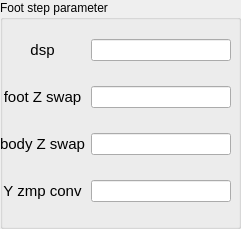
             <widget class="QGroupBox" name="groupBox_21">
              <property name="geometry">
               <rect>
                <x>330</x>
                <y>300</y>
                <width>241</width>
                <height>229</height>
               </rect>
              </property>
              <property name="title">
               <string>Foot step parameter</string>
              </property>
              <widget class="QWidget" name="gridLayoutWidget_23">
               <property name="geometry">
                <rect>
                 <x>0</x>
                 <y>20</y>
                 <width>231</width>
                 <height>201</height>
                </rect>
               </property>
               <layout class="QGridLayout" name="gridLayout_23">
                <item row="3" column="0">
                 <widget class="QLabel" name="label_213">
                  <property name="font">
                   <font>
                    <family>Ubuntu</family>
                    <pointsize>24</pointsize>
                    <weight>50</weight>
                    <bold>false</bold>
                   </font>
                  </property>
                  <property name="frameShape">
                   <enum>QFrame::NoFrame</enum>
                  </property>
                  <property name="text">
                   <string>&lt;!DOCTYPE HTML PUBLIC &quot;-//W3C//DTD HTML 4.0//EN&quot; &quot;http://www.w3.org/TR/REC-html40/strict.dtd&quot;&gt;
&lt;html&gt;&lt;head&gt;&lt;meta name=&quot;qrichtext&quot; content=&quot;1&quot; /&gt;&lt;style type=&quot;text/css&quot;&gt;
p, li { white-space: pre-wrap; }
&lt;/style&gt;&lt;/head&gt;&lt;body style=&quot; font-family:'Ubuntu'; font-size:24pt; font-weight:400; font-style:normal;&quot;&gt;
&lt;p align=&quot;center&quot; style=&quot; margin-top:12px; margin-bottom:12px; margin-left:0px; margin-right:0px; -qt-block-indent:0; text-indent:0px;&quot;&gt;&lt;span style=&quot; font-size:11pt;&quot;&gt;Y zmp conv&lt;/span&gt;&lt;/p&gt;&lt;/body&gt;&lt;/html&gt;</string>
                  </property>
                  <property name="textFormat">
                   <enum>Qt::AutoText</enum>
                  </property>
                  <property name="margin">
                   <number>0</number>
                  </property>
                 </widget>
                </item>
                <item row="1" column="0">
                 <widget class="QLabel" name="label_211">
                  <property name="font">
                   <font>
                    <family>Ubuntu</family>
                    <pointsize>24</pointsize>
                    <weight>50</weight>
                    <bold>false</bold>
                   </font>
                  </property>
                  <property name="frameShape">
                   <enum>QFrame::NoFrame</enum>
                  </property>
                  <property name="text">
                   <string>&lt;!DOCTYPE HTML PUBLIC &quot;-//W3C//DTD HTML 4.0//EN&quot; &quot;http://www.w3.org/TR/REC-html40/strict.dtd&quot;&gt;
&lt;html&gt;&lt;head&gt;&lt;meta name=&quot;qrichtext&quot; content=&quot;1&quot; /&gt;&lt;style type=&quot;text/css&quot;&gt;
p, li { white-space: pre-wrap; }
&lt;/style&gt;&lt;/head&gt;&lt;body style=&quot; font-family:'Ubuntu'; font-size:24pt; font-weight:400; font-style:normal;&quot;&gt;
&lt;p align=&quot;center&quot; style=&quot; margin-top:12px; margin-bottom:12px; margin-left:0px; margin-right:0px; -qt-block-indent:0; text-indent:0px;&quot;&gt;&lt;span style=&quot; font-size:11pt;&quot;&gt;foot Z swap&lt;/span&gt;&lt;/p&gt;&lt;/body&gt;&lt;/html&gt;</string>
                  </property>
                  <property name="textFormat">
                   <enum>Qt::AutoText</enum>
                  </property>
                  <property name="margin">
                   <number>0</number>
                  </property>
                 </widget>
                </item>
                <item row="3" column="1">
                 <widget class="QLineEdit" name="foot_step_y_zmp_conv"/>
                </item>
                <item row="0" column="1">
                 <widget class="QLineEdit" name="foot_step_dsp"/>
                </item>
                <item row="2" column="0">
                 <widget class="QLabel" name="label_212">
                  <property name="font">
                   <font>
                    <family>Ubuntu</family>
                    <pointsize>24</pointsize>
                    <weight>50</weight>
                    <bold>false</bold>
                   </font>
                  </property>
                  <property name="frameShape">
                   <enum>QFrame::NoFrame</enum>
                  </property>
                  <property name="text">
                   <string>&lt;!DOCTYPE HTML PUBLIC &quot;-//W3C//DTD HTML 4.0//EN&quot; &quot;http://www.w3.org/TR/REC-html40/strict.dtd&quot;&gt;
&lt;html&gt;&lt;head&gt;&lt;meta name=&quot;qrichtext&quot; content=&quot;1&quot; /&gt;&lt;style type=&quot;text/css&quot;&gt;
p, li { white-space: pre-wrap; }
&lt;/style&gt;&lt;/head&gt;&lt;body style=&quot; font-family:'Ubuntu'; font-size:24pt; font-weight:400; font-style:normal;&quot;&gt;
&lt;p align=&quot;center&quot; style=&quot; margin-top:12px; margin-bottom:12px; margin-left:0px; margin-right:0px; -qt-block-indent:0; text-indent:0px;&quot;&gt;&lt;span style=&quot; font-size:11pt;&quot;&gt;body Z swap&lt;/span&gt;&lt;/p&gt;&lt;/body&gt;&lt;/html&gt;</string>
                  </property>
                  <property name="textFormat">
                   <enum>Qt::AutoText</enum>
                  </property>
                  <property name="margin">
                   <number>0</number>
                  </property>
                 </widget>
                </item>
                <item row="0" column="0">
                 <widget class="QLabel" name="label_210">
                  <property name="font">
                   <font>
                    <family>Ubuntu</family>
                    <pointsize>24</pointsize>
                    <weight>50</weight>
                    <bold>false</bold>
                   </font>
                  </property>
                  <property name="frameShape">
                   <enum>QFrame::NoFrame</enum>
                  </property>
                  <property name="text">
                   <string>&lt;!DOCTYPE HTML PUBLIC &quot;-//W3C//DTD HTML 4.0//EN&quot; &quot;http://www.w3.org/TR/REC-html40/strict.dtd&quot;&gt;
&lt;html&gt;&lt;head&gt;&lt;meta name=&quot;qrichtext&quot; content=&quot;1&quot; /&gt;&lt;style type=&quot;text/css&quot;&gt;
p, li { white-space: pre-wrap; }
&lt;/style&gt;&lt;/head&gt;&lt;body style=&quot; font-family:'Ubuntu'; font-size:24pt; font-weight:400; font-style:normal;&quot;&gt;
&lt;p align=&quot;center&quot; style=&quot; margin-top:12px; margin-bottom:12px; margin-left:0px; margin-right:0px; -qt-block-indent:0; text-indent:0px;&quot;&gt;&lt;span style=&quot; font-size:11pt;&quot;&gt;dsp&lt;/span&gt;&lt;/p&gt;&lt;/body&gt;&lt;/html&gt;</string>
                  </property>
                  <property name="textFormat">
                   <enum>Qt::AutoText</enum>
                  </property>
                  <property name="margin">
                   <number>0</number>
                  </property>
                 </widget>
                </item>
                <item row="1" column="1">
                 <widget class="QLineEdit" name="foot_step_foot_z_swap"/>
                </item>
                <item row="2" column="1">
                 <widget class="QLineEdit" name="foot_step_body_z_swap"/>
                </item>
               </layout>
              </widget>
             </widget>
